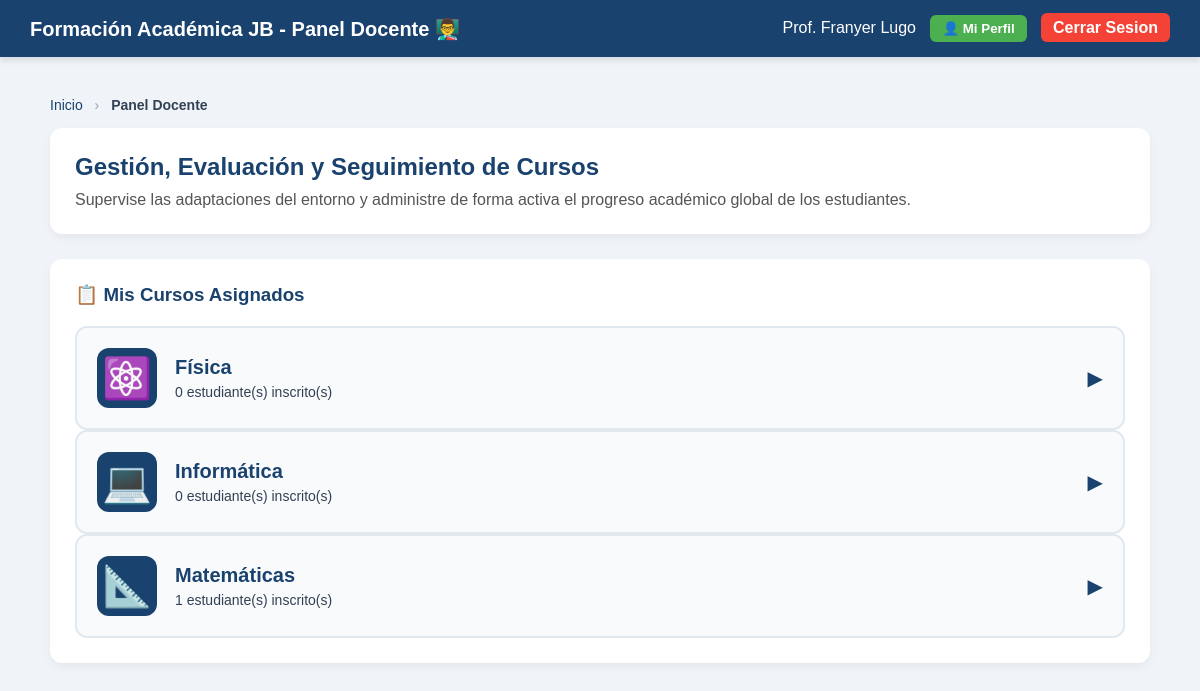
/profesor.php (signed in), run on the app's committed database.
### tables this page shows
CREATE TABLE `profesor_materias` (
  `id` int(11) NOT NULL,
  `profesor_id` int(11) NOT NULL,
  `materia_clave` varchar(50) NOT NULL
);

CREATE TABLE `cursos` (
  `id` int(11) NOT NULL,
  `clave` varchar(50) NOT NULL,
  `nombre` varchar(100) NOT NULL,
  `video_url` varchar(500) DEFAULT NULL,
  `pdf_path` varchar(500) DEFAULT NULL,
  `texto_leccion` text DEFAULT NULL
);

### profesor.php (the view, shortened to what this page needs)
<?php
include 'conexion.php';
$id_profesor = $_SESSION['usuario_id'];
$nombre_profesor = $_SESSION['nombre'];
$materias_profesor = [];
$res_pm = $conn->query("
    SELECT pm.materia_clave, c.nombre AS curso_nombre
    FROM profesor_materias pm
    JOIN cursos c ON pm.materia_clave = c.clave
    WHERE pm.profesor_id = $id_profesor
    ORDER BY c.nombre ASC
");
$iconos_materias = ['matematica'=>'📐', 'fisica'=>'⚛️', 'quimica'=>'🧪', 'aeronautica'=>'✈️', 'informatica'=>'💻'];
while ($rmp = $res_pm->fetch_assoc()) {
    $clave = $rmp['materia_clave'];
    $rmp['icono'] = $iconos_materias[$clave] ?? '📚';
    $alumnos = [];
    $res_al = $conn->query("
        SELECT u.id as usuario_id, u.nombre, u.email, u.fuente_grande, u.temporizador_visual,
               i.id as inscripcion_id, i.fecha_inscripcion, i.notas
        FROM inscripciones i
        JOIN usuarios u ON i.usuario_id = u.id
        WHERE i.materia = '$clave'
        ORDER BY u.nombre ASC
    ");
    while ($al = $res_al->fetch_assoc()) {
        $alumnos[] = $al;
    }
    $rmp['alumnos'] = $alumnos;
    $rmp['total_inscritos'] = count($alumnos);
    $materias_profesor[] = $rmp;
}
?>
<!DOCTYPE html>
<html lang="es">
<head>
</head>
<body>
<nav class="navbar">
    <div style="font-weight: bold; font-size: 20px;">Formación Académica JB - Panel Docente 👨‍🏫</div>
    <div>
        <span>Prof. <?php echo htmlspecialchars($nombre_profesor); ?></span>
        <button onclick="togglePerfil()" style="background:#4CAF50; color:white; border:none; padding:6px 12px; border-radius:6px; cursor:pointer; font-weight:bold; margin-left:10px;">👤 Mi Perfil</button>
        <a href="logout.php" style="background: #f44336; padding: 6px 12px; border-radius: 6px; margin-left:10px;">Cerrar Sesion</a>
    </div>
</nav>
<div class="contenedor">
    <div style="margin-bottom: 15px; font-size: 14px; color: #334155;">
        <a href="profesor.php" style="color: #1a426e; text-decoration: none;">Inicio</a>
        <span style="color: #94a3b8; margin: 0 8px;">›</span>
        <span style="color: #334155; font-weight: bold;">Panel Docente</span>
    </div>
    <div class="encabezado">
        <h2>Gestión, Evaluación y Seguimiento de Cursos</h2>
        <p style="margin: 0; color: #555; font-size: 16px;">Supervise las adaptaciones del entorno y administre de forma activa el progreso académico global de los estudiantes.</p>
    </div>
    <div class="tabla-contenedor">
        <h3 style="color: #1a426e; margin-top: 0; margin-bottom: 20px;">📋 Mis Cursos Asignados</h3>
        <?php if (!empty($materias_profesor)): ?>
            <?php foreach ($materias_profesor as $mp):
                $clave = $mp['materia_clave'];
                $nombre_curso = htmlspecialchars($mp['curso_nombre']);
            ?>
            <div class="curso-card" onclick="toggleCurso('<?php echo $clave; ?>')" data-curso="<?php echo $clave; ?>">
                <div class="curso-card-icon"><?php echo $mp['icono']; ?></div>
                <div class="curso-card-info">
                    <h4><?php echo $nombre_curso; ?></h4>
                    <p><?php echo $mp['total_inscritos']; ?> estudiante(s) inscrito(s)</p>
                </div>
                <div class="curso-card-flecha" id="flecha-<?php echo $clave; ?>">▶</div>
            </div>
            <?php endforeach; ?>
        <?php endif; ?>
    </div>
</div>
</body>
</html>

### profesor.php (style rules this page uses)
body { font-family: 'Arial', sans-serif; margin: 0; padding: 0; background-color: #f0f4f8; color: #1a3557; }
.navbar { background-color: #1a426e; color: white; padding: 15px 30px; display: flex; justify-content: space-between; align-items: center; box-shadow: 0 4px 6px rgba(0,0,0,0.1); }
.navbar a { color: white; text-decoration: none; font-weight: bold; margin-left: 20px; }
.contenedor { max-width: 1100px; margin: 40px auto; padding: 0 20px; }
.encabezado { background: white; padding: 25px; border-radius: 12px; box-shadow: 0 4px 10px rgba(0,0,0,0.05); margin-bottom: 25px; }
h2 { margin: 0 0 10px 0; color: #1a426e; }
.tabla-contenedor { background: white; border-radius: 12px; padding: 25px; box-shadow: 0 4px 10px rgba(0,0,0,0.05); overflow-x: auto; }
.curso-card { background: #f8fafc; border: 2px solid #e2e8f0; border-radius: 12px; padding: 20px; display: flex; align-items: center; gap: 18px; cursor: pointer; transition: all 0.2s; }
.curso-card-icon { font-size: 40px; width: 60px; height: 60px; background: #1a426e; border-radius: 12px; display: flex; align-items: center; justify-content: center; }
.curso-card-info { flex: 1; }
.curso-card-info h4 { margin: 0; font-size: 20px; color: #1a426e; }
.curso-card-info p { margin: 5px 0 0 0; font-size: 14px; color: #334155; }
.curso-card-flecha { font-size: 20px; color: #1a426e; transition: transform 0.3s; }

### data on the page
profesor_materias: icono "⚛️", cursos.nombre "Física", total_inscritos "0"
profesor_materias: icono "💻", cursos.nombre "Informática", total_inscritos "0"
profesor_materias: icono "📐", cursos.nombre "Matemáticas", total_inscritos "1"

### other printed values
$nombre_profesor "Franyer Lugo"
